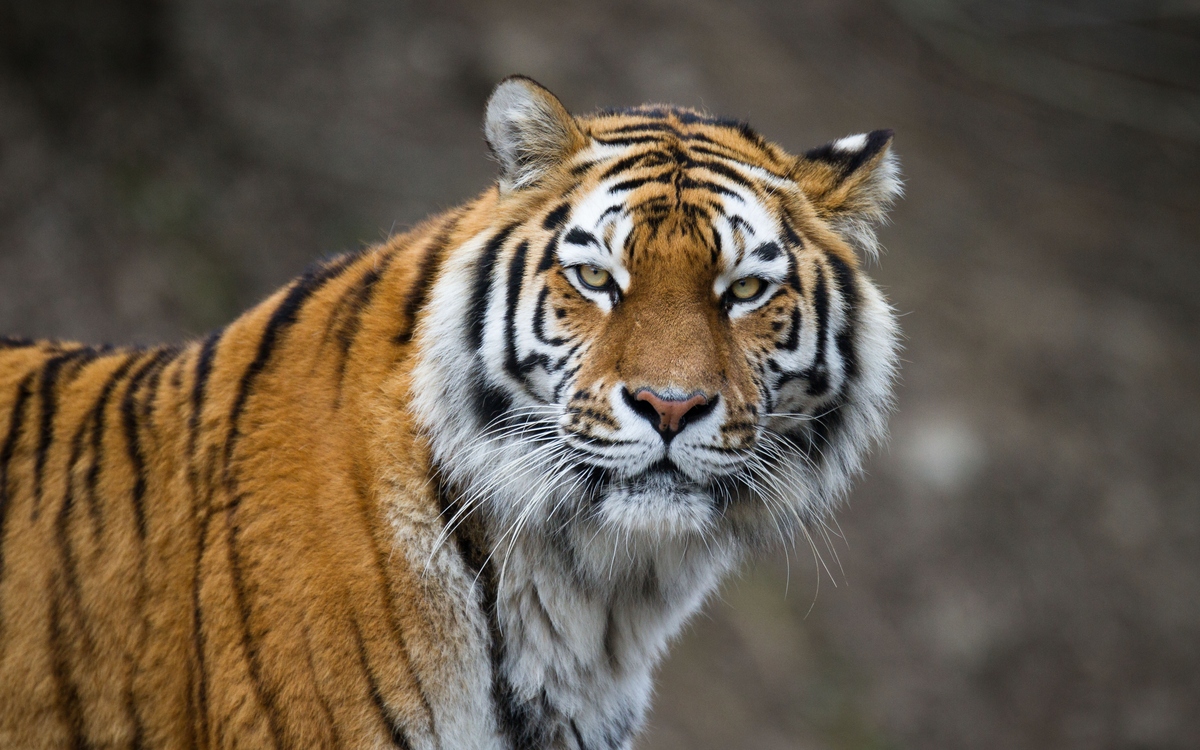
#> input picture 2.1 Цифровое изображение. Чтение, запись, работа с пикселями/tiger-color.png, 1200 x 750 px, found by its file name
$ jupyter execute '3.2 Задача 1. Устойчивый цветной автоконтраст.ipynb'
#> lines starting #> are read from the running program, lines starting #| are printed output that depends on the picture
[cell 1]
from skimage.io import imread, imshow, imsave

[cell 2]
img = imread('tiger-color.png')
#> img is the input picture: shape (750, 1200, 3); mean R, G, B 100.3, 88.3, 73.4

[cell 3]
imshow(img);

[cell 4]
from skimage import img_as_float, img_as_ubyte

[cell 5]
img_f = img_as_float(img)

[cell 6]
img_f.dtype

[cell 7]
img_f

[cell 8]
import numpy as np

[cell 9]
r, g, b = np.dsplit(img_f, 3)

[cell 10]
r.shape
#> Out = (750, 1200, 1)

[cell 11]
y = 0.2126 * r + 0.7152 * g + 0.0722 * b

[cell 12]
u = -0.0999 * r - 0.3360 * g + 0.4360 * b
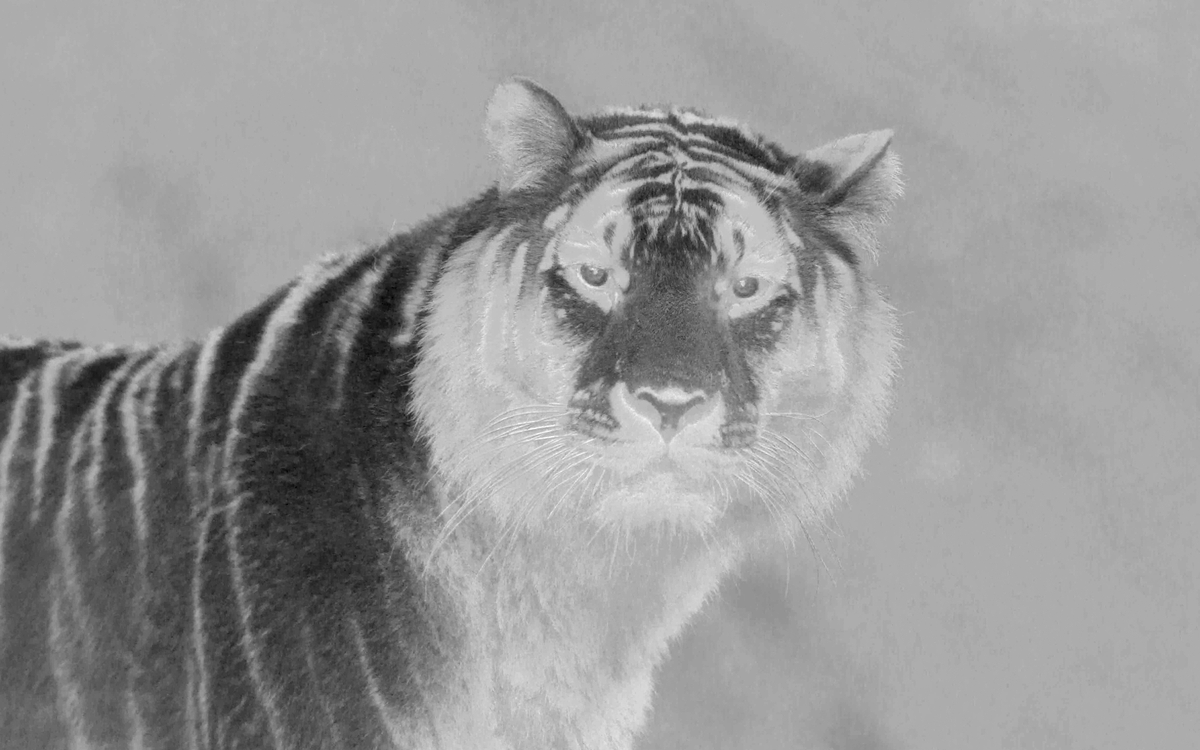
#> u: shape (750, 1200, 1) float64; min -0.183, max 0.0737, mean -0.0301; drawn with min black and max white

[cell 13]
v = 0.6150 * r - 0.5586 * g - 0.0563 * b
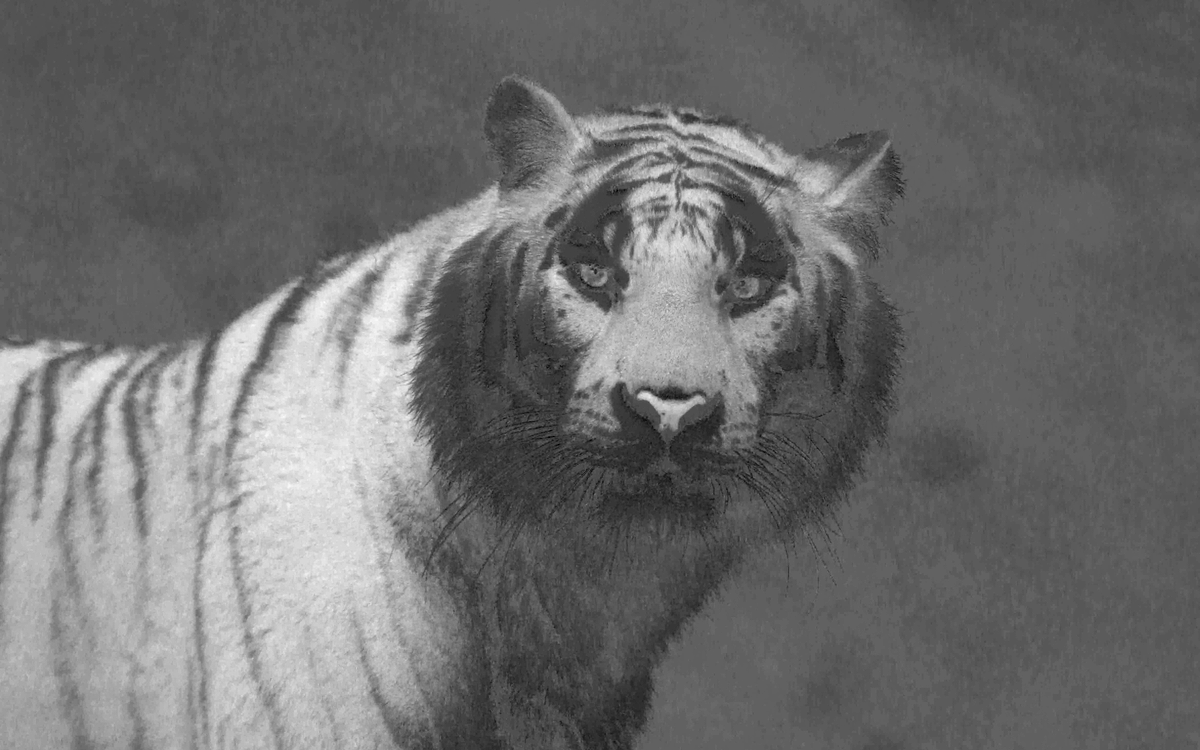
#> v: shape (750, 1200, 1) float64; min -0.084, max 0.185, mean 0.0323; drawn with min black and max white

[cell 14]
k = round(y.size * 0.05)
#> k = 45000

[cell 15]
k
#> Out = 45000

[cell 16]
pixels = y.ravel().copy()

[cell 17]
pixels.shape
#> Out = (900000,)

[cell 18]
pixels.sort()

[cell 19]
pixels

[cell 20]
min_p, max_p = pixels[k + 1], pixels[-(k + 1)]
#> min_p = 0.136; max_p = 0.694

[cell 21]
min_p, max_p
#> Out = (0.136, 0.694)

[cell 22]
y_contrast = (y - min_p) * (1 / (max_p - min_p))

[cell 23]
y_contrast

[cell 24]
y_contrast.min()
#> Out = -0.244

[cell 25]
y_contrast.max()
#> Out = 1.55

[cell 26]
y_contrast = np.clip(y_contrast, 0, 1)

[cell 27]
r_new = y_contrast + 1.2803 * v
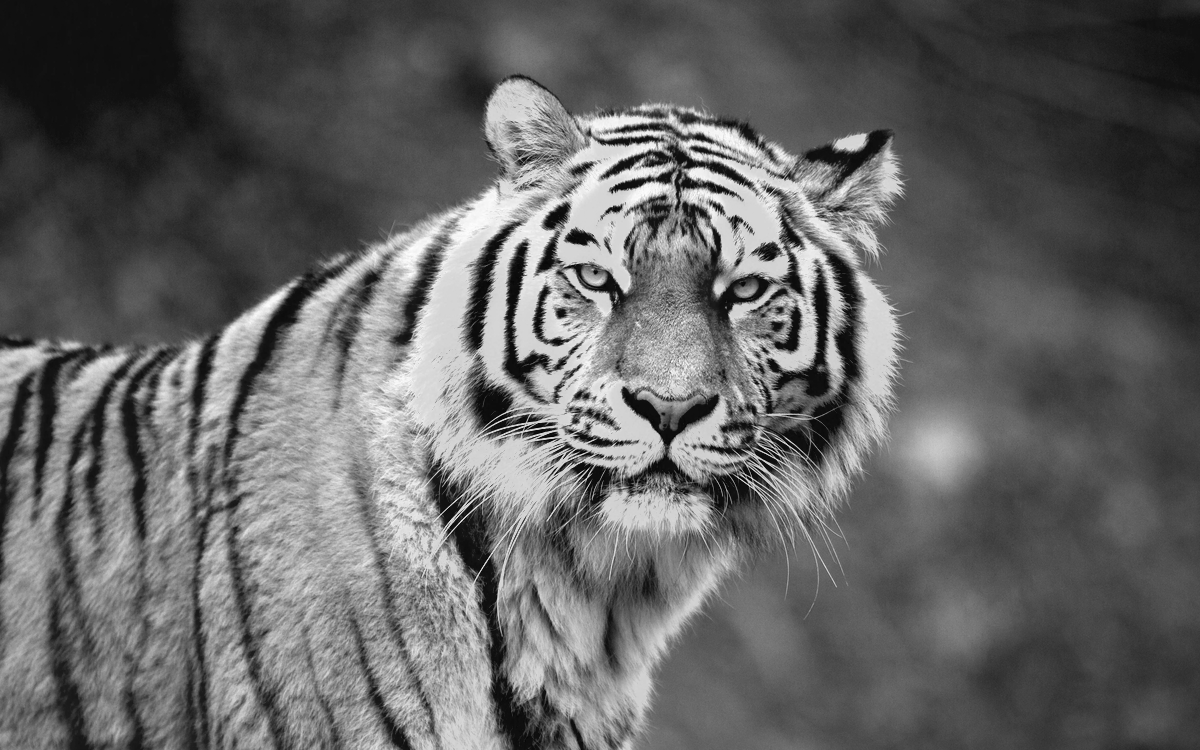
#> r_new: shape (750, 1200, 1) float64; min -0.0769, max 1.19, mean 0.423; drawn with min black and max white

[cell 28]
g_new = y_contrast - 0.2148 * u - 0.3805 * v

[cell 29]
b_new = y_contrast + 2.1279 * u
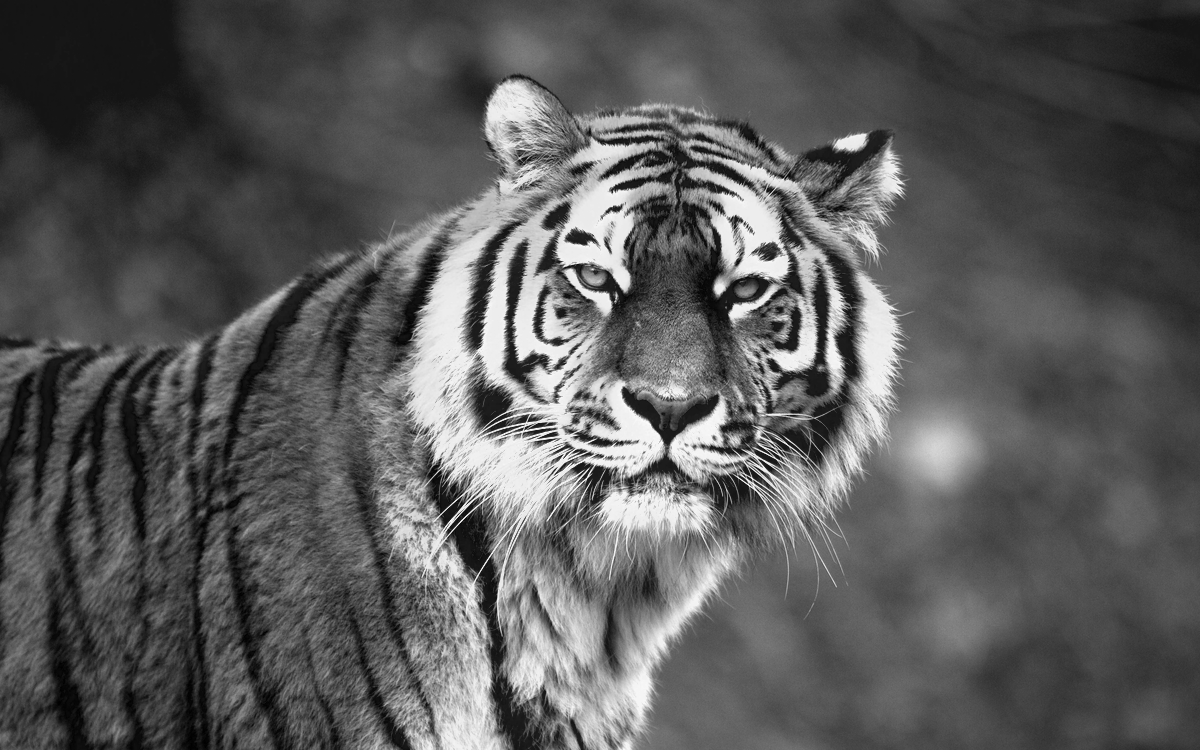
#> b_new: shape (750, 1200, 1) float64; min -0.121, max 1.11, mean 0.317; drawn with min black and max white

[cell 30]
img_contrast = np.dstack((r_new, g_new, b_new))

[cell 31]
img_contrast.shape
#> Out = (750, 1200, 3)

[cell 32]
img_contrast = np.clip(img_contrast, 0, 1)
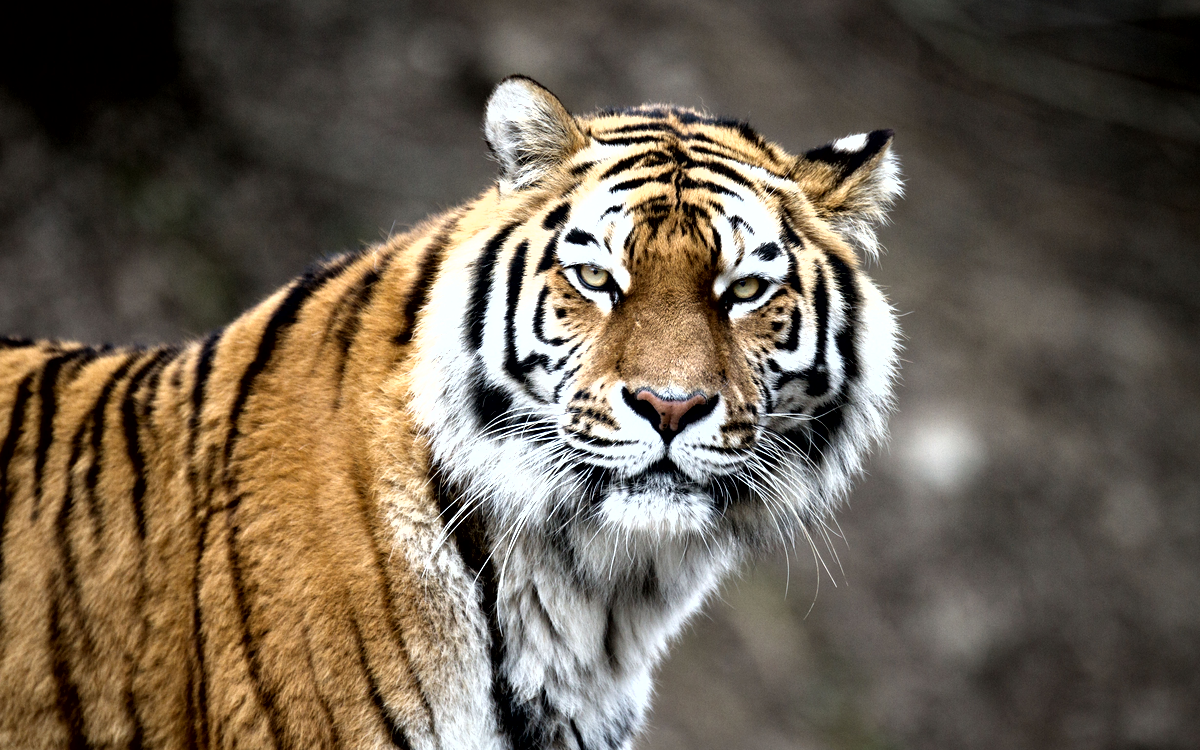
#> img_contrast: shape (750, 1200, 3) float64; mean R, G, B 0.422, 0.376, 0.318

[cell 33]
img_contrast.min()
#> Out = 0

[cell 34]
img_contrast.max()
#> Out = 1

[cell 35]
img_final = img_as_ubyte(img_contrast)

[cell 36]
img_final.min()
#> Out = 0

[cell 37]
img_final.max()
#> Out = 255

$ run again, with 2.1 Цифровое изображение. Чтение, запись, работа с пикселями/tiger-pink.png copied over 2.1 Цифровое изображение. Чтение, запись, работа с пикселями/tiger-color.png
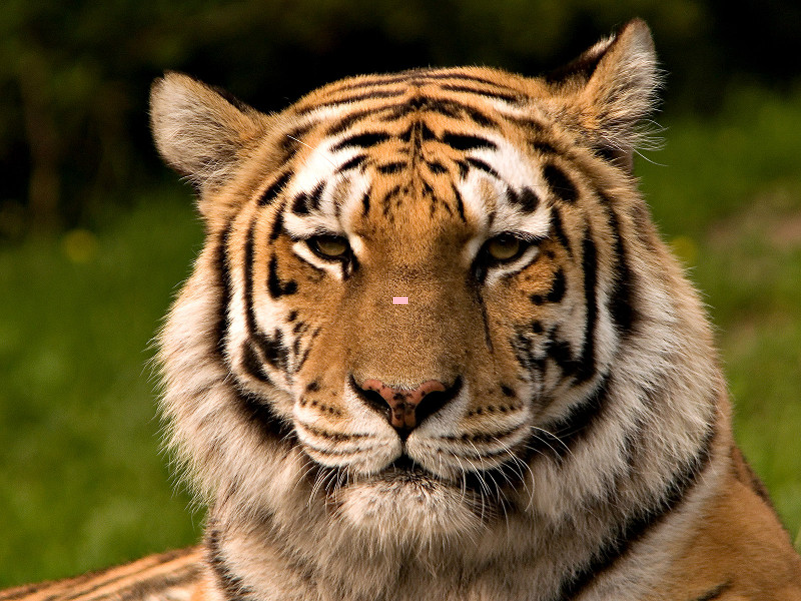
#> input picture 2.1 Цифровое изображение. Чтение, запись, работа с пикселями/tiger-pink.png, 801 x 601 px, found by its file name
#> img is the input picture: shape (601, 801, 3); mean R, G, B 106.8, 88.4, 50.2
#> `v = 0.6150 * r - 0.5586 * g - 0.0563 * b`:
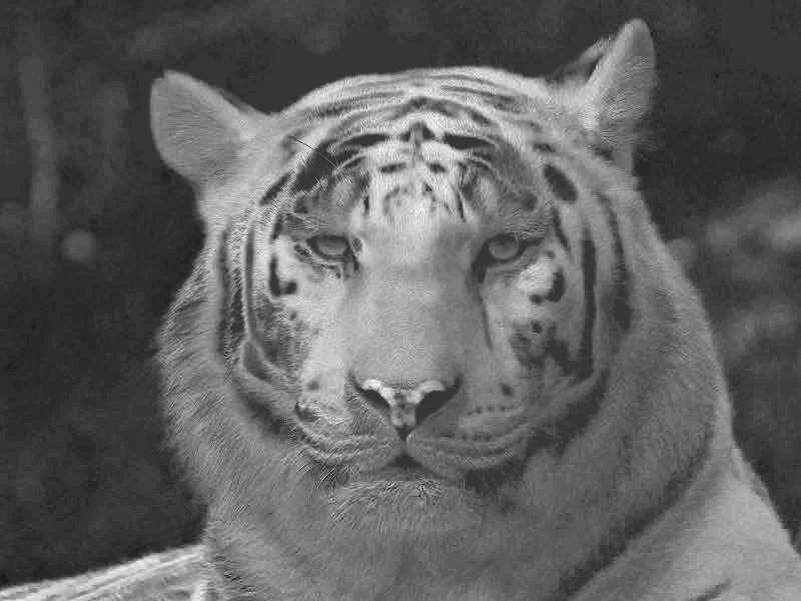
#> v: shape (601, 801, 1) float64; min -0.0674, max 0.247, mean 0.0528; drawn with min black and max white
#> min_p = 0.0121; max_p = 0.785
#> `min_p, max_p`: Out = (0.0121, 0.785)
#> `y_contrast.min()`: Out = -0.0156
#> `y_contrast.max()`: Out = 1.28
#> `img_contrast = np.clip(img_contrast, 0, 1)`:
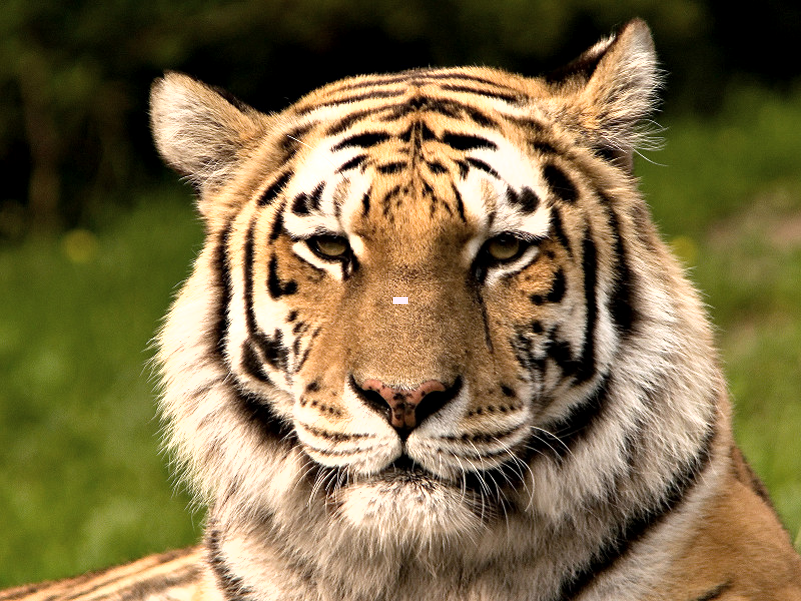
#> img_contrast: shape (601, 801, 3) float64; mean R, G, B 0.492, 0.429, 0.28
#> `img_contrast.min()`: Out = 0
#> `img_contrast.max()`: Out = 1
#> `img_final.min()`: Out = 0
#> `img_final.max()`: Out = 255
